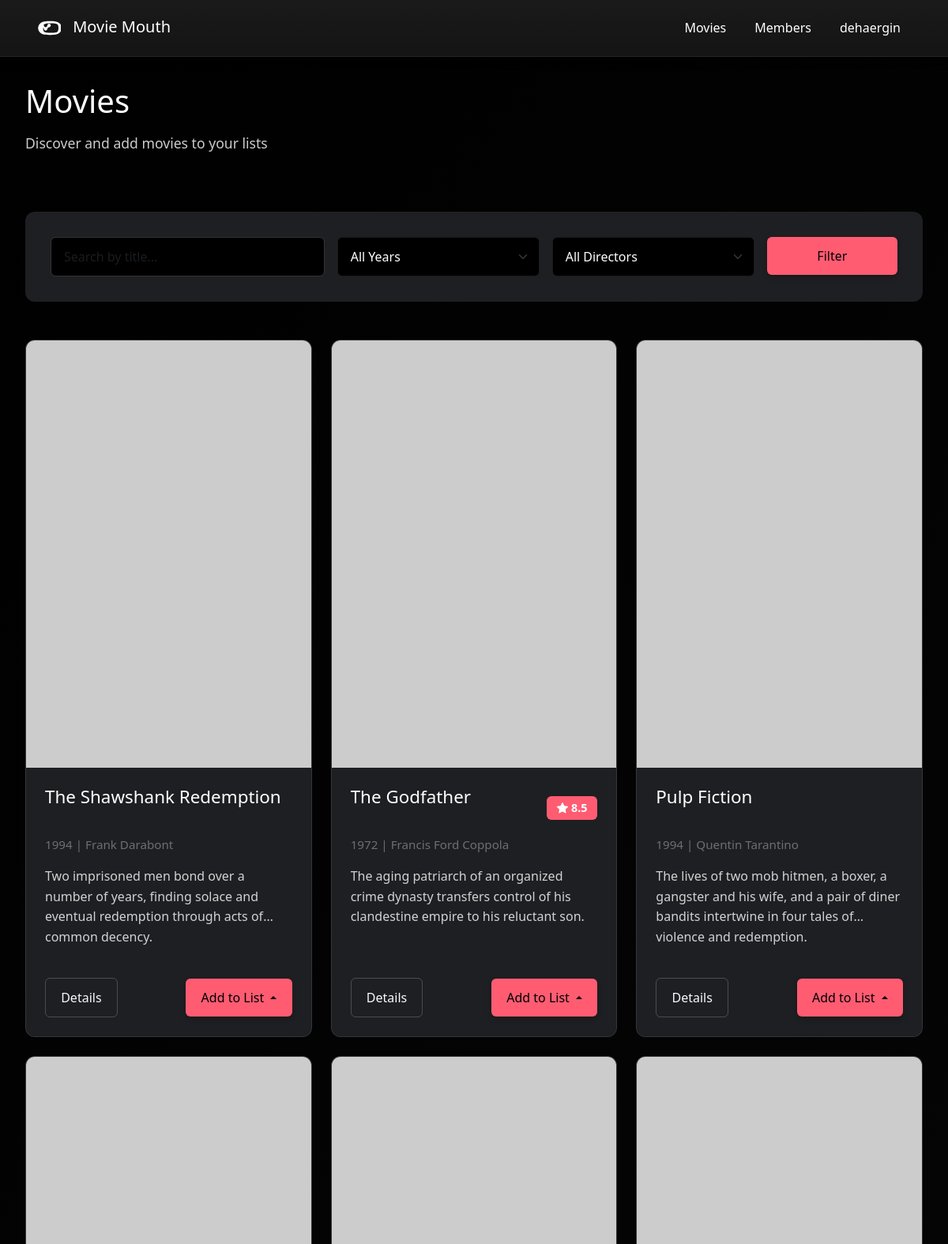
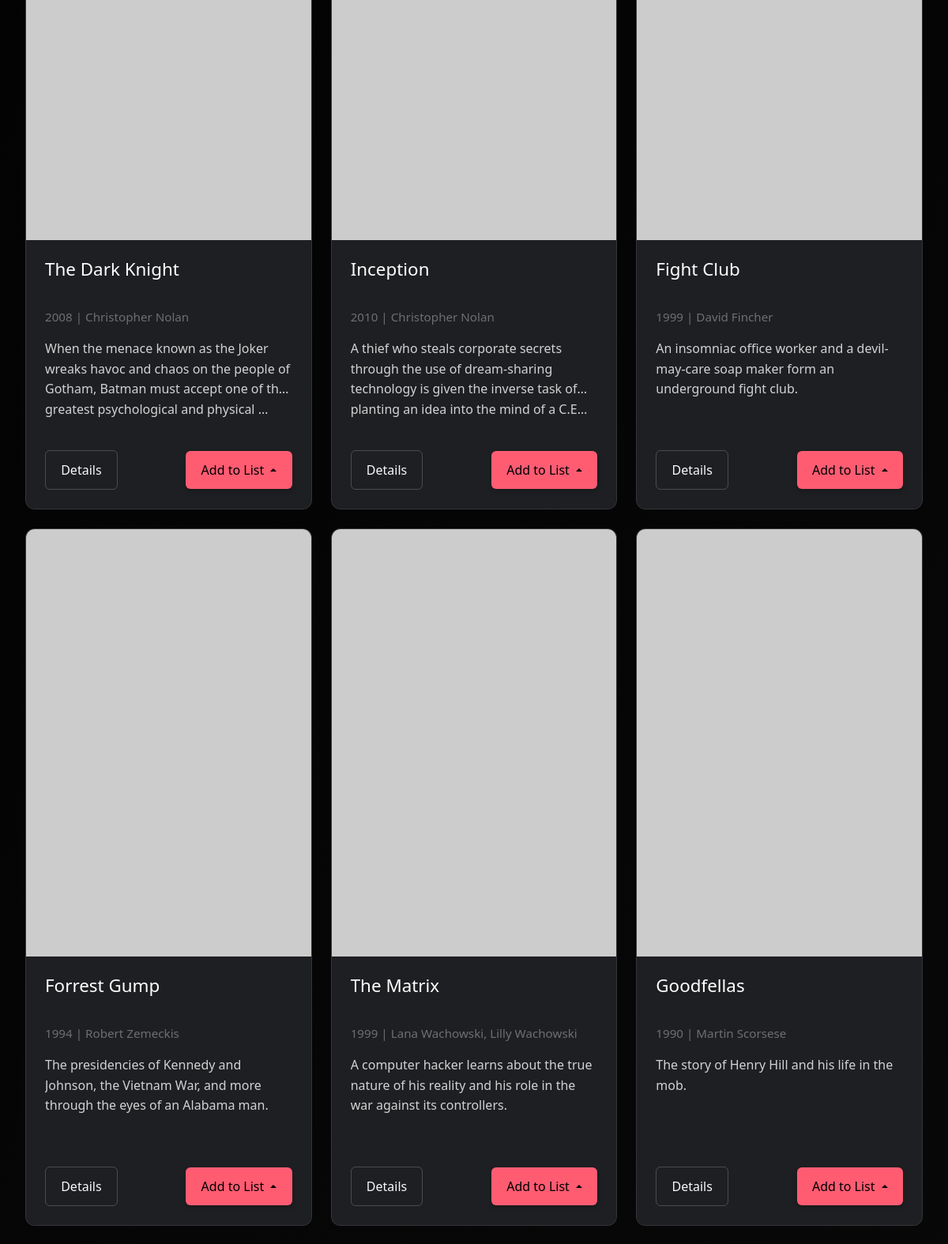
The app's page /movies/ (signed in, upper part) with its own data (2 pictures, top to bottom).
### movies/models.py (models this page shows, shortened)
class Movie(models.Model):
    title = models.CharField(max_length=200)
    year = models.IntegerField()
    director = models.CharField(max_length=100)
    description = models.TextField()
    image = models.URLField()
    lists = models.ManyToManyField(MovieList, related_name='movies', blank=True)
    def average_rating(self):
        return self.ratings.aggregate(Avg('score'))['score__avg'] or 0
    def rating_count(self):
        return self.ratings.count()

### movies/views.py (the view)
# urls.py: path('', include('movies.urls')),
@login_required
def movies(request):
    years = Movie.objects.values_list('year', flat=True).distinct().order_by('-year')
    directors = Movie.objects.values_list('director', flat=True).distinct().order_by('director')
    all_movies = Movie.objects.all()
    search_query = request.GET.get('search')
    if search_query:
        all_movies = all_movies.filter(
            Q(title__icontains=search_query) |
            Q(description__icontains=search_query) |
            Q(director__icontains=search_query)
        )
    year_filter = request.GET.get('year')
    if year_filter:
        all_movies = all_movies.filter(year=year_filter)
    director_filter = request.GET.get('director')
    if director_filter:
        all_movies = all_movies.filter(director=director_filter)
    user_lists = UserList.objects.filter(user=request.user)
    movie_lists = MovieList.objects.filter(user=request.user)
    context = {
        'movies': all_movies,
        'user_lists': user_lists,
        'movie_lists': movie_lists,
        'years': years,
        'directors': directors
    }
    return render(request, 'movies/movies.html', context)

### movies/templates/movies/movies.html (shortened to what this page needs)
{% extends 'movies/base.html' %}
{% block content %}
<div class="content-spacing">
    <div class="page-header">
        <h1 class="page-title text-white">Movies</h1>
        <p class="page-description">Discover and add movies to your lists</p>
    </div>
    <div class="search-container">
        <form method="get" action="{% url 'movies' %}">
            <div class="row g-3">
                <div class="col-md-4">
                    <input type="text" name="search" class="form-control search-input" placeholder="Search by title..." value="{{ request.GET.search }}">
                </div>
                <div class="col-md-3">
                    <select name="year" class="form-select filter-select">
                        <option value="">All Years</option>
                    </select>
                </div>
                <div class="col-md-3">
                    <select name="director" class="form-select filter-select">
                        <option value="">All Directors</option>
                    </select>
                </div>
                <div class="col-md-2">
                    <button type="submit" class="btn btn-danger w-100">Filter</button>
                </div>
            </div>
        </form>
    </div>
    <div class="row g-4">
        {% for movie in movies %}
        <div class="col-md-4">
            <div class="movie-card">
                <img src="{{ movie.image }}"
                     alt="{{ movie.title }}"
                     onerror="this.onerror=null; this.src='https://via.placeholder.com/500x750.png?text=No+Image+Available';">
                <div class="card-body">
                    <div class="d-flex justify-content-between align-items-center mb-2">
                        <h5 class="card-title mb-0">{{ movie.title }}</h5>
                        {% if movie.rating_count > 0 %}
                        <div class="movie-rating">
                            <span class="badge">
                                <i class="bi bi-star-fill"></i> {{ movie.average_rating|floatformat:1 }}
                            </span>
                        </div>
                        {% endif %}
                    </div>
                    <p class="text-muted">{{ movie.year }} | {{ movie.director }}</p>
                    <p class="card-text">{{ movie.description|truncatechars:150 }}</p>
                    <div class="d-flex justify-content-between align-items-center">
                        <button class="btn btn-outline-light" data-bs-toggle="modal" data-bs-target="#movieDetails{{ movie.id }}">
                            Details
                        </button>
                        <div class="dropup">
                            <button class="btn btn-danger dropdown-toggle" type="button" id="dropdownMenuButton{{ movie.id }}" data-bs-toggle="dropdown" aria-expanded="false">
                                Add to List
                            </button>
                        </div>
                    </div>
                </div>
            </div>
        </div>
        {% empty %}
        <div class="col-12">
            <div class="alert alert-info">
                No movies available at the moment.
            </div>
        </div>
        {% endfor %}
    </div>
</div>
{% endblock %}

### movies/templates/movies/base.html (shortened to what this page needs)
<!DOCTYPE html>
<html lang="en">
<head>
    <link href="https://cdn.jsdelivr.net/npm/bootstrap@5.3.0/dist/css/bootstrap.min.css" rel="stylesheet">
    <link href="https://cdn.jsdelivr.net/npm/bootstrap-icons@1.10.0/font/bootstrap-icons.css" rel="stylesheet">
</head>
<body>
    <nav class="navbar navbar-expand-lg navbar-dark">
        <div class="container">
            <a class="navbar-brand" href="/">
                <img alt="Logo">
                Movie Mouth
            </a>
            <div class="collapse navbar-collapse" id="navbarNav">
                <ul class="navbar-nav ms-auto">
                    {% if user.is_authenticated %}
                        <li class="nav-item">
                            <a class="nav-link" href="{% url 'movies' %}">Movies</a>
                        </li>
                        <li class="nav-item">
                            <a class="nav-link" href="{% url 'member_list' %}">Members</a>
                        </li>
                        <li class="nav-item dropdown">
                            <a class="nav-link dropdown-toggle" href="#" id="navbarDropdown" role="button" data-bs-toggle="dropdown" aria-expanded="false">
                                {{ user.username }}
                            </a>
                        </li>
                    {% else %}
                        <li class="nav-item">
                            <a class="nav-link" href="{% url 'login' %}">Sign In</a>
                        </li>
                    {% endif %}
                </ul>
            </div>
        </div>
    </nav>
    <div>
        {% block content %}{% endblock %}
    </div>
</body>
</html>

### movies/templates/movies/base.html (style rules this page uses)
html, body { height: 100%; margin: 0; padding: 0; }
body { background-color: #000000 !important; color: #ffffff; background-image: linear-gradient(135deg, #000000 0%, #121212 100%) !important; background-attachment: fixed !important; min-height: 100vh !important; }
.navbar-brand img { width: 40px; height: 40px; }
.form-control, .form-select { background-color: #0a0a0a; border: 1px solid rgba(255, 255, 255, 0.1); color: #ffffff; }
.btn-danger { background-color: #ffffff; border: 1px solid #ffffff; color: #000000; box-shadow: 0 3px 6px rgba(0, 0, 0, 0.2); font-weight: 500; }
.navbar { background: linear-gradient(to bottom, #1a1a1a, #141414); box-shadow: 0 2px 10px rgba(0, 0, 0, 0.7); backdrop-filter: blur(10px); position: relative; z-index: 1030; border-bottom: 1px solid rgba(255, 255, 255, 0.05); margin-bottom: 0; padding: 0.8rem 1rem; }
.navbar-brand, .nav-link { color: #ffffff !important; }
.nav-link { font-weight: 500; padding: 0.5rem 1rem !important; transition: all 0.3s ease; position: relative; margin: 0 2px; }
.nav-link::after { content: ''; position: absolute; bottom: 0; left: 0; width: 100%; height: 1px; background: rgba(255, 255, 255, 0.3); transform: scaleX(0); transition: transform 0.3s ease; }
.navbar-brand img { width: 35px; height: 35px; margin-right: 10px; filter: brightness(1); }
.page-header { border-bottom: none; margin-bottom: 30px; padding-bottom: 10px; color: #ffffff; }
.text-muted { color: #b3b3b3 !important; opacity: 0.7; }
.card-title { color: #ffffff; }
.card-text { color: #b3b3b3; }
.search-input { background-color: #000000 !important; border: 1px solid #333 !important; color: #ffffff !important; }
.content-spacing { margin-top: 2rem; padding: 0 2rem; }

### movies/templates/movies/movies.html (style rules this page uses)
.page-header { margin-bottom: 3rem; }
.page-title { font-size: 2.5rem; font-weight: 500; margin-bottom: 1rem; }
.page-description { font-size: 1.1rem; color: rgba(255, 255, 255, 0.8); }
.search-container { background-color: #1e1f22; padding: 2rem; border-radius: 12px; margin-bottom: 3rem; }
.search-input, .filter-select { background-color: #000000; border: 1px solid rgba(255, 255, 255, 0.1); color: #ffffff; padding: 0.75rem 1rem; font-size: 1rem; border-radius: 6px; }
.movie-card { background-color: #1e1f22; border: 1px solid rgba(255, 255, 255, 0.1); border-radius: 12px; overflow: hidden; margin-bottom: 2.5rem; height: 100%; padding: 0; display: flex; flex-direction: column; }
.movie-card img { width: 100%; aspect-ratio: 2/3; object-fit: cover; background-color: #1e1f22; padding: 0; margin: 0; display: block; }
.movie-card .card-body { padding: 1.5rem; background-color: #1e1f22; flex-grow: 1; display: flex; flex-direction: column; }
.movie-card .card-title { color: #ffffff; font-size: 1.4rem; margin-bottom: 0.8rem; font-weight: 500; display: -webkit-box; -webkit-line-clamp: 2; -webkit-box-orient: vertical; overflow: hidden; text-overflow: ellipsis; min-height: 3.4rem; }
.movie-card .card-text { color: rgba(255, 255, 255, 0.8); line-height: 1.6; margin-bottom: 1.5rem; display: -webkit-box; -webkit-line-clamp: 3; -webkit-box-orient: vertical; overflow: hidden; flex-grow: 1; }
.movie-card .text-muted { color: rgba(255, 255, 255, 0.5) !important; font-size: 0.95rem; margin-bottom: 1rem; white-space: nowrap; overflow: hidden; text-overflow: ellipsis; }
.movie-rating .badge { background-color: #ff5c72 !important; color: #ffffff !important; padding: 0.5rem 0.8rem; font-size: 0.9rem; border-radius: 6px; }
.btn-danger { background-color: #ff5c72; border: none; padding: 0.75rem 1.2rem; font-weight: 500; border-radius: 6px; }
.btn-outline-light { border-color: rgba(255, 255, 255, 0.2); padding: 0.75rem 1.2rem; font-weight: 500; border-radius: 6px; }

### records on screen
Movie: title "The Shawshank Redemption", year "1994", director "Frank Darabont", description "Two imprisoned men bond over a number of years, finding solace and eventual redemption through acts of common decency."
Movie: title "The Godfather", average_rating "8.5", year "1972", director "Francis Ford Coppola", description "The aging patriarch of an organized crime dynasty transfers control of his clandestine empire to his reluctant son."
Movie: title "Pulp Fiction", year "1994", director "Quentin Tarantino", description "The lives of two mob hitmen, a boxer, a gangster and his wife, and a pair of diner bandits intertwine in four tales of violence and redemption."
Movie: title "The Dark Knight", year "2008", director "Christopher Nolan", description "When the menace known as the Joker wreaks havoc and chaos on the people of Gotham, Batman must accept one of the greatest psychological and physical …"
Movie: title "Inception", year "2010", director "Christopher Nolan", description "A thief who steals corporate secrets through the use of dream-sharing technology is given the inverse task of planting an idea into the mind of a C.E…"
Movie: title "Fight Club", year "1999", director "David Fincher", description "An insomniac office worker and a devil-may-care soap maker form an underground fight club."
Movie: title "Forrest Gump", year "1994", director "Robert Zemeckis", description "The presidencies of Kennedy and Johnson, the Vietnam War, and more through the eyes of an Alabama man."
Movie: title "The Matrix", year "1999", director "Lana Wachowski, Lilly Wachowski", description "A computer hacker learns about the true nature of his reality and his role in the war against its controllers."
Movie: title "Goodfellas", year "1990", director "Martin Scorsese", description "The story of Henry Hill and his life in the mob."

### other values on screen
{{ user.username }} "dehaergin"
